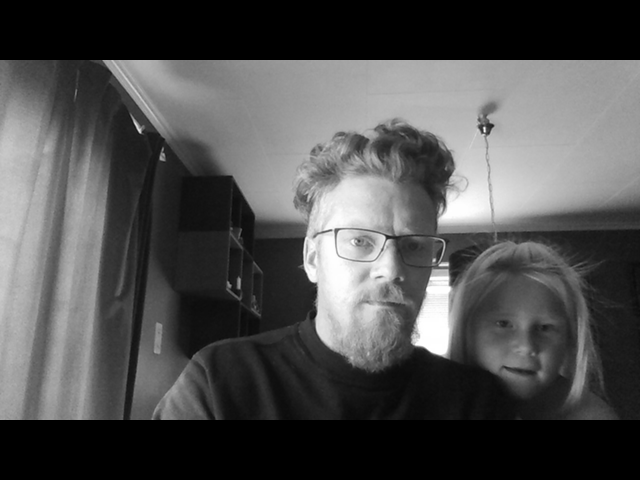
#> input picture images/unknown-subject_1534673613.5494153.png, 640 x 480 px; its folder holds 4 pictures in this run
$ python faces-train.py   (older library calls are emulated)
#> lines starting #> are read from the running program, lines starting #| are printed output that depends on the picture
import os
import cv2
import numpy as np
from PIL import Image
import pickle
BASE_DIR = os.path.dirname(os.path.abspath(__file__))  #gets this files directory path
image_dir = os.path.join(BASE_DIR, "images")           # appends images to the base directory

face_cascade = cv2.CascadeClassifier("cascades\\data\\haarcascade_frontalface_alt2.xml")
recognizer = cv2.face.LBPHFaceRecognizer_create()
current_id = 0
label_ids = {}
y_labels = []
x_train = []

print("This could take some time, depending on how many reference images you have.")

for root, dirs, files in os.walk(image_dir):                #searches all directories beyond the image directory
    for file in files:                                      #
        if file.endswith("png") or file.endswith("jpg"):    # for files ending with png or jpg
            path = os.path.join(root,file)                  # set the final path of image
            label = os.path.basename(os.path.dirname(path)).replace(" ","-").lower() # label = name of the person in picture/ name of picture folder
            #print (label,path)

            if not label in label_ids:
                          # if label/ picture folder is not in label_ids list
                label_ids[label] = current_id               # add an ID to the person/ image folder to label dictonary
                current_id += 1                             # increments the current ID number, (ready for next person)

            id_ = label_ids[label]
           # print(label_ids)

            pil_image= Image.open(path).convert("L")        # turn image in to gray scale
#> pil_image is the input picture: PIL image 640x480 L; min 0, max 255, mean 79.7
            size = (550,550)
            final_image = pil_image.resize(size, Image.ANTIALIAS)
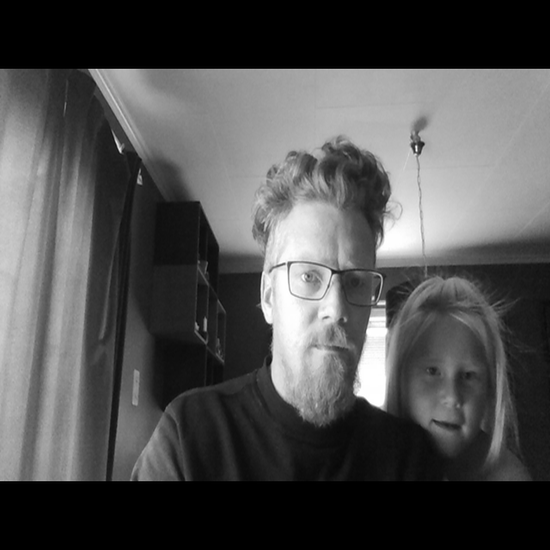
#> final_image: PIL image 550x550 L; min 0, max 255, mean 79.7
            image_array = np.array(final_image, "uint8")      # turn image in to an nubmer array(pixel data)
            #print(image_array)
            faces = face_cascade.detectMultiScale(image_array, scaleFactor=1.5, minNeighbors=5)
#> faces = ()


            for (x,y,w,h) in faces:                     # gets the "region of interest"(face)
                roi = image_array[y:y+h, x:x+w]         # from the images (image array/pixel data)
                x_train.append(roi)                     # adds the registered "roi" to the x_train dictonary, this is the stored data to compare faces against
                y_labels.append(id_)                    # adds the corresponding id to the picture/face
#> this loop made 0 passes
#> after the loop, x_train = []; y_labels = []

with open ("labels.pickel", "wb") as f:
    pickle.dump(label_ids, f )

recognizer.train(x_train, np.array(y_labels))
recognizer.save("trainner.yml")
